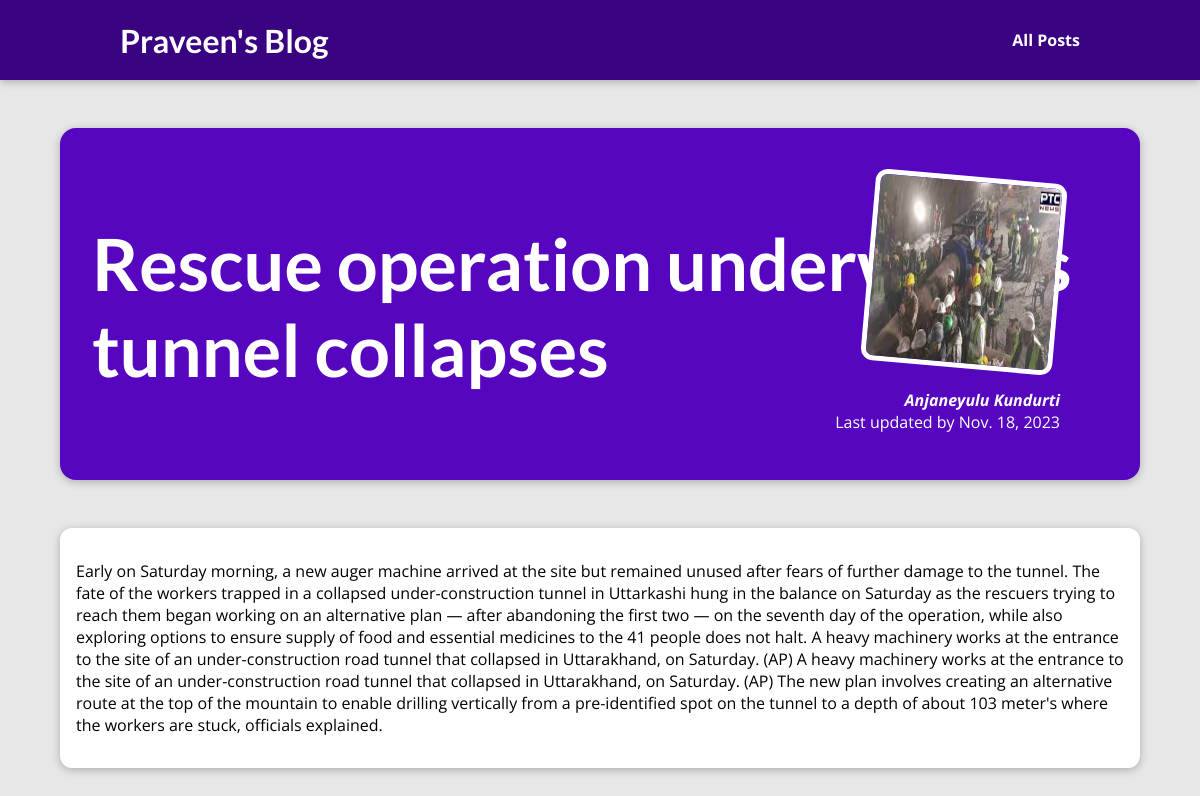
The page /s/posts/rescue-operation-underway-as-tunnel-collapses on the database its author committed.
### blog/models.py (models this page shows, shortened)
class Post(models.Model):
    title = models.CharField(max_length=200)
    author = models.ForeignKey(Author, on_delete=models.CASCADE, related_name="posts")
    excerpt = models.CharField(max_length=500)
    date = models.DateField(auto_now=True)
    content = models.TextField(max_length=10000)
    slug = models.SlugField()
    image = models.CharField(max_length=50, null=True)
    tag = models.ManyToManyField(Tag, default="")

class Author(models.Model):
    first_name=models.CharField(max_length=50)
    last_name=models.CharField(max_length=50)
    email=models.EmailField(max_length=50)
    def get_full_name(self):
        return f"{self.first_name} {self.last_name}"
    def __str__(self):
        return self.get_full_name()

### blog/views.py (the view)
# urls.py: path('posts/<slug:slug>', views.post_detail, name='post-detail-page')
def post_detail(request, slug):
    identified_post = Post.objects.get(slug=slug)
    return render(request, 'blog/post_detail.html', {
        'post': identified_post
    })

### blog/templates/blog/post_detail.html
{% extends "base.html" %}
{% load static %}
{% block css_files %}
    <link rel="stylesheet" href="{% static "blog/post_detail.css"%}">
{% endblock css_files %}
{% block content %}
<section id='summary'>
    <h2> {{ post.title }} </h2>
    <article>
        <img src="{% static "blog/media/"|add:post.image %}" alt="Mountains Photo">
        <address>{{ post.author }}</address>
        <div>
            Last updated by {{ post.date }}
        </div>
    </article>
</section>
<main>
   <p>
    {{post.content}}
   </p>
</main>
{% endblock content %}

### static/main.css (style rules this page uses)
* { box-sizing: border-box; }
html { font-family: 'Open Sans', 'Lato', sans-serif; }
body { margin: 0; }
h1, h2, h3 { font-family: 'Lato', sans-serif; font-weight: bold; }

### blog/static/blog/post_detail.css (style rules this page uses)
body { background-color: #e7e7e7; }
#summary { margin: 8rem auto 3rem auto; padding: 2rem; width: 90%; max-width: 90rem; border-radius: 16px; background-color: #5706c0; position: relative; box-shadow: 0 2px 8px rgba(0, 0, 0, 0.25); height: 22rem; }
#summary h2 { color: white; font-size: 4.5rem; }
#summary article { position: absolute; top: 2rem; right: 3rem; padding: 1rem 2rem; border-radius: 12px; text-align: right; color: white; }
#summary article img { width: 12rem; height: 12rem; border-radius: 12px; transform: rotateZ(5deg); border: 5px solid white; margin-bottom: 1rem; }
#summary address { font-weight: bold; }
main { width: 90%; max-width: 90rem; margin: 3rem auto; background-color: white; padding: 1rem; border-radius: 12px; box-shadow: 0 2px 8px rgba(0, 0, 0, 0.25); }

### rows shown on the page
Post: title "Rescue operation underway as tunnel collapses", image (picture), author "Anjaneyulu Kundurti", date "Nov. 18, 2023", content "Early on Saturday morning, a new auger machine arrived at the site but remained unused after fears of further damage to the tunnel. The fate of the workers trapped in a collapsed under-construction tunnel in Uttarkashi hung in the balance on Saturday as the rescuers trying to reach them began working on an alternative plan — after abandoning the first two — on the seventh day of the operation, while also exploring options to ensure supply of food and essential medicines to the 41 people does not halt. A heavy machinery works at the entrance to the site of an under-construction road tunnel that collapsed in Uttarakhand, on Saturday. (AP) A heavy machinery works at the entrance to the site of…"
